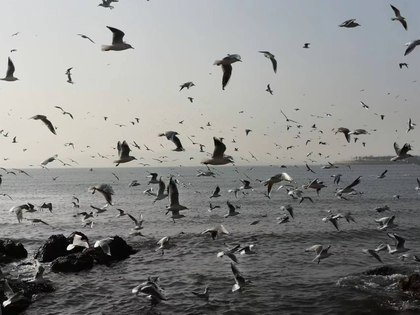
%> input picture Image Translation/seagull.tif, 420 x 315 px, shrunk from 1706 x 1280 before the run
$ octave main.m   (GNU Octave 9; MATLAB toolbox functions it lacks are replaced by stand-ins)
%> lines starting %> are read from the running program, lines starting %| are printed output that depends on the picture
### Image Translation/ImgMove.m
function outImg2 = ImgMove(inImg,Tx,Ty)
% ImgMove 图像几何平移变换函数
%
    [w,h] = size(inImg);            % 获取图像行列
    outImg2 = zeros(w,h);           % 创建输出图像矩阵

    % 平移变换矩阵(注意这里是齐次矩阵形式)
    Trans_Mat = [1,0,Tx;
                 0,1,Ty;
                 0,0,1;];
%%  平移变换
    for i = 1:w
        for j = 1:h
            % 当前遍历像素的齐次坐标
            now_position = [i;j;1];
            % 计算经过平移变换后的新坐标位置
            new_position = Trans_Mat * now_position;
            % 从齐次坐标中提取x y 坐标值
            x = new_position(1,1);
            y = new_position(2,1);
            % 判断新坐标值是否合理
            if(x >= 1 && x <= w && y >= 1 && y <= h)
                % 将原坐标值的灰度赋值给新坐标值处的像素
                outImg2(x,y) = inImg(i,j);
            end
        end
    end
end

### Image Translation/main.m
clc
clear

% 导入测试图像(RGB三通道图像)
img = imread("seagull.tif");
%> img is the input picture: size 315x420x3 uint8; mean R, G, B 137.6, 138.1, 136.3

% 分别提取三通道的灰度矩阵
img_R = img(:,:,1);
img_G = img(:,:,2);
img_B = img(:,:,3);

% 设置平移量
Tx = 100;       % 移动的行数
Ty = 200;       % 移动的列数

% 计算得到三通道经过平移变换后的矩阵
img_R_transed = ImgMove(img_R,Tx,Ty);
%> after the loop in ImgMove, `for i = 1:w`:
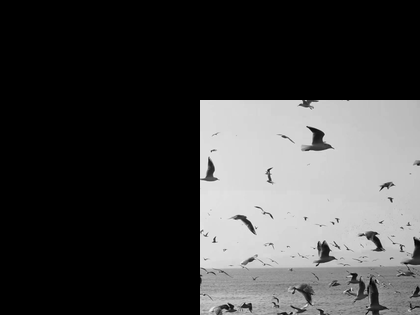
%> outImg2: size 315x420 double; min 0, max 240, mean 66.2
img_G_transed = ImgMove(img_G,Tx,Ty);
img_B_transed = ImgMove(img_B,Tx,Ty);

% 创建最终输出的RGB图像矩阵
img_RGB_trans = img;
img_RGB_trans(:,:,1) = img_R_transed;
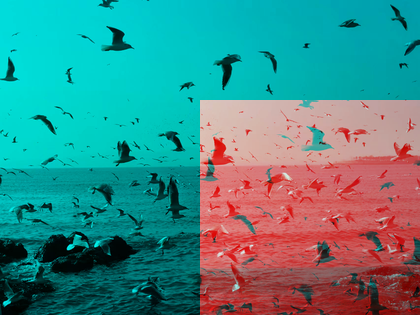
%> img_RGB_trans: size 315x420x3 uint8; mean R, G, B 66.2, 138.1, 136.3
img_RGB_trans(:,:,2) = img_G_transed;
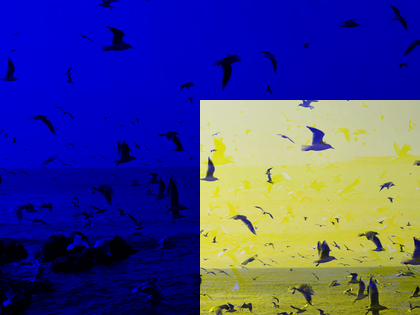
%> img_RGB_trans: size 315x420x3 uint8; mean R, G, B 66.2, 66.1, 136.3
img_RGB_trans(:,:,3) = img_B_transed;


figure(1);imshow(img);title("原图像");
figure(2);imshow(img_RGB_trans);title("经过平移变换后的图像");
